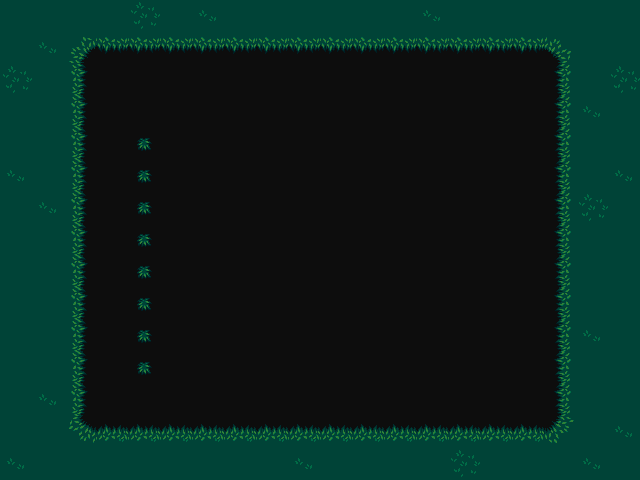

A level layout from a 2D game, rendered from its tile map. Below: a short description, then the map file with its tile-grid data intact:
An orthogonal 20x15 tile map with 32x32 px tiles, 1 tile layer (Tile Layer 1).

<map version="1.2" tiledversion="1.3.2" orientation="orthogonal" renderorder="right-down" compressionlevel="-1" width="20" height="15" tilewidth="32" tileheight="32" infinite="0" nextlayerid="2" nextobjectid="1">
 <tileset firstgid="1" source="baba.tsx" />
 <layer id="1" name="Tile Layer 1" width="20" height="15">
  <data encoding="csv">
17,17,17,17,27,17,28,17,17,17,17,17,17,28,17,17,17,17,17,17,
17,28,2,22,22,22,22,22,22,22,22,22,22,22,22,22,22,3,17,17,
27,17,18,5,5,5,5,5,5,5,5,5,5,5,5,5,5,16,17,27,
17,17,18,5,5,5,5,5,5,5,5,5,5,5,5,5,5,16,28,17,
17,17,18,5,6,5,5,5,5,5,5,5,5,5,5,5,5,16,17,17,
28,17,18,5,6,5,5,5,5,5,5,5,5,5,5,5,5,16,17,28,
17,28,18,5,6,5,5,5,5,5,5,5,5,5,5,5,5,16,27,17,
17,17,18,5,6,5,5,5,5,5,5,5,5,5,5,5,5,16,17,17,
17,17,18,5,6,5,5,5,5,5,5,5,5,5,5,5,5,16,17,17,
17,17,18,5,6,5,5,5,5,5,5,5,5,5,5,5,5,16,17,17,
17,17,18,5,6,5,5,5,5,5,5,5,5,5,5,5,5,16,28,17,
17,17,18,5,6,5,5,5,5,5,5,5,5,5,5,5,5,16,17,17,
17,28,18,5,5,5,5,5,5,5,5,5,5,5,5,5,5,16,17,17,
17,17,7,12,12,12,12,12,12,12,12,12,12,12,12,12,12,8,17,28,
28,17,17,17,17,17,17,17,17,28,17,17,17,17,27,17,17,17,28,17
</data>
 </layer>
</map>